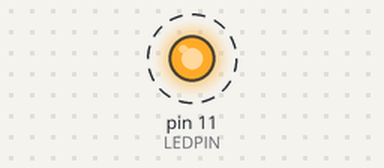
Recording of a sketch running on a simulated Arduino Uno, built with avr-gcc and run on an emulated ATmega328P. Parts: output pins drawn as LEDs (lit = HIGH). Dashed ring = blinking.

Above: at 0.2 s.
Timing chart, 0 to 3.0 s (numbered marks = the images above):
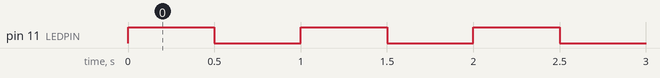

Measured:
- by itself, pin 11 (LEDPIN): alternates HIGH for 0.50 s and LOW for 0.50 s

The sketch:

teensyblink.ino
```cpp
#define LEDPIN 11
void setup() {
  // put your setup code here, to run once:
  pinMode(LEDPIN, OUTPUT);
}

void loop() {
  // put your main code here, to run repeatedly:
  digitalWrite(LEDPIN, !digitalRead(LEDPIN));
  delay(500);
}
```
